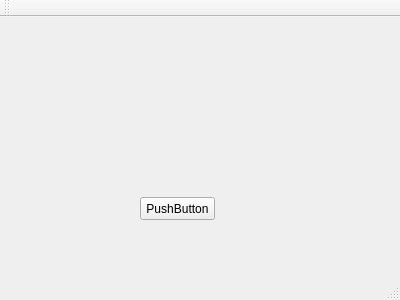
<?xml version="1.0" encoding="UTF-8"?>
<ui version="4.0">
 <class>MainWindow</class>
 <widget class="QMainWindow" name="MainWindow">
  <property name="geometry">
   <rect>
    <x>0</x>
    <y>0</y>
    <width>400</width>
    <height>300</height>
   </rect>
  </property>
  <property name="windowTitle">
   <string>MainWindow</string>
  </property>
  <widget class="QWidget" name="centralWidget">
   <widget class="QPushButton" name="pushButton">
    <property name="geometry">
     <rect>
      <x>140</x>
      <y>180</y>
      <width>75</width>
      <height>23</height>
     </rect>
    </property>
    <property name="text">
     <string>PushButton</string>
    </property>
   </widget>
  </widget>
  <widget class="QMenuBar" name="menuBar">
   <property name="geometry">
    <rect>
     <x>0</x>
     <y>0</y>
     <width>400</width>
     <height>19</height>
    </rect>
   </property>
  </widget>
  <widget class="QToolBar" name="mainToolBar">
   <attribute name="toolBarArea">
    <enum>TopToolBarArea</enum>
   </attribute>
   <attribute name="toolBarBreak">
    <bool>false</bool>
   </attribute>
  </widget>
  <widget class="QStatusBar" name="statusBar"/>
 </widget>
 <layoutdefault spacing="6" margin="11"/>
 <resources/>
 <connections/>
</ui>
